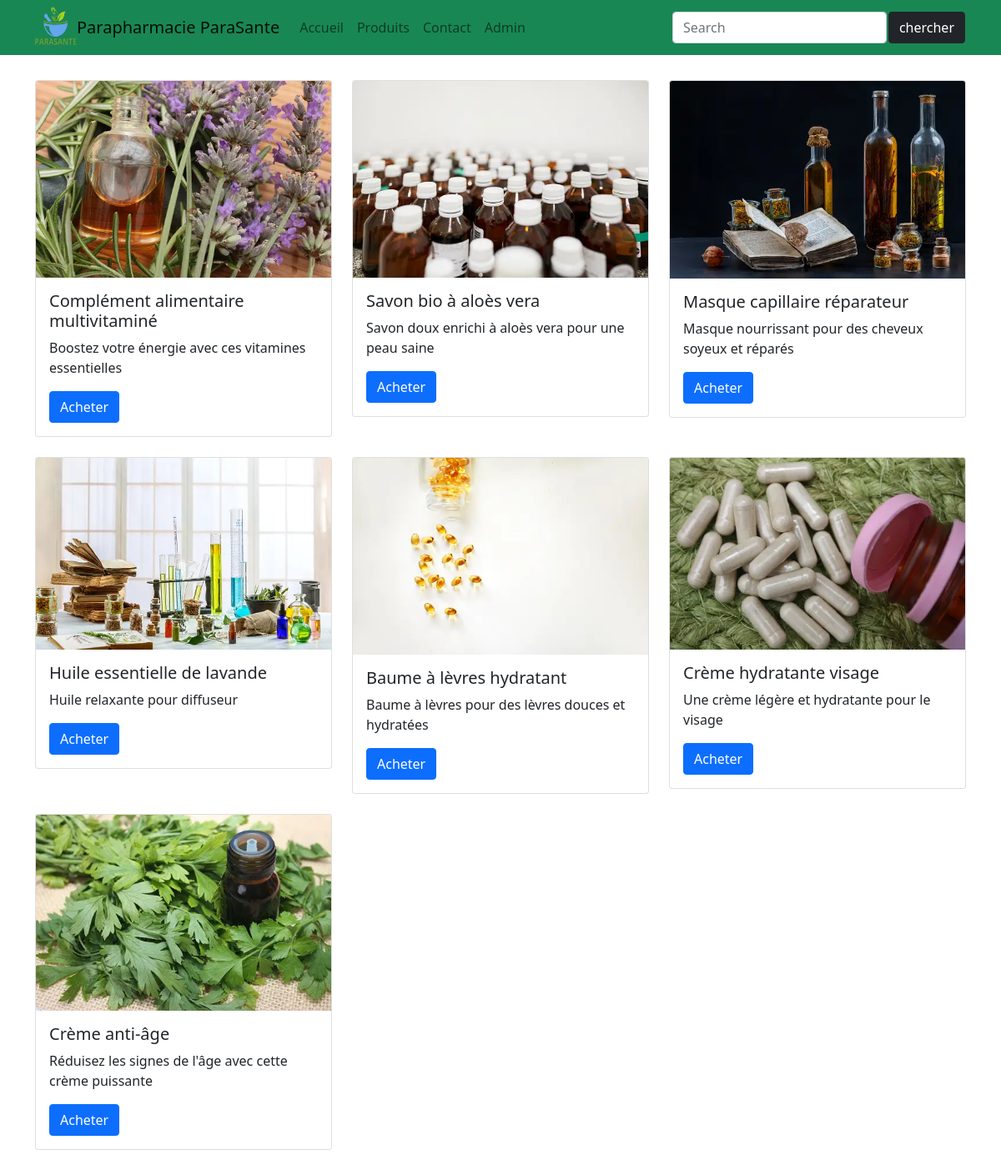
/CoteClient/homeProd.php, run on the app's committed database.
### tables this page shows
CREATE TABLE IF NOT EXISTS `produit` (
  `idProd` int(11) NOT NULL auto_increment,
  `libelle` varchar(255) NOT NULL default '',
  `description` text,
  `prix` decimal(10,2) NOT NULL default '0.00',
  `quantite` int(11) NOT NULL default '0',
  `img` varchar(255) default NULL,
  PRIMARY KEY  (`idProd`),
  KEY `idProd` (`idProd`)
);

### database/config.php (called while the page is built, shortened)
<?php
abstract class Connexion {
function __construct()
{
$this->pdo =new PDO('mysql:host=localhost;dbname=pharmacie','root','');
}
}
?>

### controllers/ProduitController.php (called while the page is built, shortened)
<?php
include_once('../database/config.php');
class ProduitController extends Connexion
{
    function liste()
    {
        $query = "SELECT * FROM produit";
        $res = $this->pdo->prepare($query);
        try {
            $res->execute();
            return $res;
        } catch (PDOException $e) {
            echo "Erreur lors de la récupération de la liste des produits: " . $e->getMessage();
            return null;
        }
    }
}
?>

### CoteClient/homeProd.php (the view, shortened to what this page needs)
<!DOCTYPE html>
<html lang="en">
<head>
    <link rel="stylesheet" href="https://cdn.jsdelivr.net/npm/bootstrap@5.1.3/dist/css/bootstrap.min.css">
</head>
<body>
<nav class="navbar navbar-expand-lg navbar-light bg-success fixed-top">
    <div class="container">
    <a href=""><img src="./assets/images/logo.png" alt="logo" width="50" height="50"></a><a class="navbar-brand" href="#">Parapharmacie ParaSante</a>
        <div class="collapse navbar-collapse" id="navbarNav">
            <ul class="navbar-nav ml-auto">
                <li class="nav-item active">
                    <a class="nav-link" href="home.html">Accueil</a>
                </li>
                <li class="nav-item">
                    <a class="nav-link" href="#">Produits</a>
                </li>
                <li class="nav-item">
                    <a class="nav-link" href="contact.html">Contact</a>
                </li>
                <li class="nav-item">
                    <a class="nav-link" href="../Admin/login.html">Admin</a>
                </li>
            </ul>
        </div>
        <form class="form-inline my-2 my-lg-0" action="recherche.php" method="post">
        <table>
            <tr>
                <td><input class="form-control mr-sm-2" type="search" placeholder="Search" aria-label="Search" name="rech"></td>
                <td><button class="btn btn-dark my-2 my-sm-0" type="submit">chercher</button></td>
            </tr>
        </table>
          </form>
    </div>
</nav>
<br><br>
<div class="container mt-5">
<?php
require_once('../controllers/ProduitController.php');
$produitController = new ProduitController();
$produits = $produitController->liste();
?>
<div class="row">
    <?php foreach ($produits as $produit) { ?>
        <div class="col-lg-4 col-md-6 mb-4">
            <div class="card">
                <img src="./assets/images/<?php echo $produit['img']; ?>.webp" class="card-img-top" alt="<?php echo $produit['libelle']; ?>">
                <div class="card-body">
                    <h5 class="card-title"><?php echo $produit['libelle']; ?></h5>
                    <p class="card-text"><?php echo $produit['description']; ?></p>
                    <a href="#" class="btn btn-primary">Acheter</a>
                </div>
            </div>
        </div>
    <?php } ?>
</div>
    </div>
</body>
</html>

### data on the page
produit: shows a picture, libelle "Complément alimentaire multivitaminé", description "Boostez votre énergie avec ces vitamines essentielles"
produit: shows a picture, libelle "Savon bio à aloès vera", description "Savon doux enrichi à aloès vera pour une peau saine"
produit: shows a picture, libelle "Masque capillaire réparateur", description "Masque nourrissant pour des cheveux soyeux et réparés"
produit: shows a picture, libelle "Huile essentielle de lavande", description "Huile relaxante pour diffuseur"
produit: shows a picture, libelle "Baume à lèvres hydratant", description "Baume à lèvres pour des lèvres douces et hydratées"
produit: shows a picture, libelle "Crème hydratante visage", description "Une crème légère et hydratante pour le visage"
produit: shows a picture, libelle "Crème anti-âge", description "Réduisez les signes de l'âge avec cette crème puissante"
